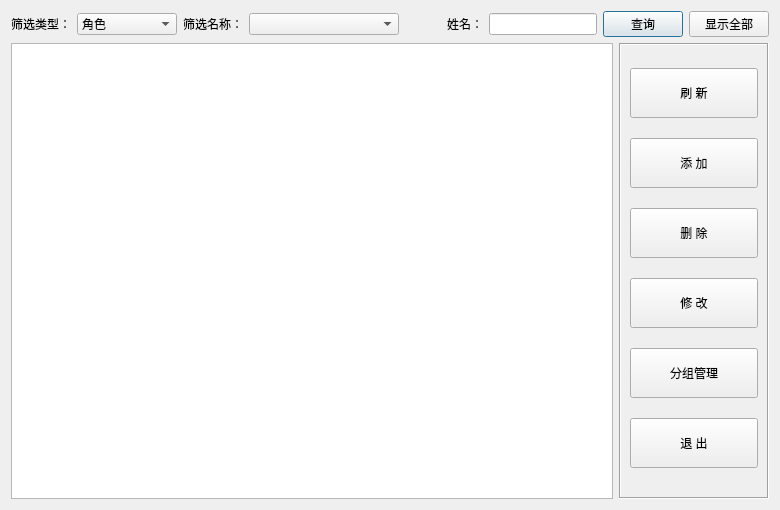
<?xml version="1.0" encoding="UTF-8"?>
<ui version="4.0">
 <class>CStudentInfoTable</class>
 <widget class="QDialog" name="CStudentInfoTable">
  <property name="geometry">
   <rect>
    <x>0</x>
    <y>0</y>
    <width>780</width>
    <height>510</height>
   </rect>
  </property>
  <property name="windowTitle">
   <string>学员用户信息管理</string>
  </property>
  <layout class="QVBoxLayout" name="verticalLayout_2">
   <item>
    <layout class="QHBoxLayout" name="horizontalLayout_2">
     <item>
      <widget class="QLabel" name="label_2">
       <property name="text">
        <string>筛选类型：</string>
       </property>
      </widget>
     </item>
     <item>
      <widget class="QComboBox" name="comboFilterType">
       <property name="minimumSize">
        <size>
         <width>100</width>
         <height>0</height>
        </size>
       </property>
       <item>
        <property name="text">
         <string>角色</string>
        </property>
       </item>
       <item>
        <property name="text">
         <string>性别</string>
        </property>
       </item>
       <item>
        <property name="text">
         <string>组名</string>
        </property>
       </item>
       <item>
        <property name="text">
         <string>工种</string>
        </property>
       </item>
      </widget>
     </item>
     <item>
      <widget class="QLabel" name="label_3">
       <property name="text">
        <string>筛选名称：</string>
       </property>
      </widget>
     </item>
     <item>
      <widget class="QComboBox" name="comboFilter">
       <property name="minimumSize">
        <size>
         <width>150</width>
         <height>0</height>
        </size>
       </property>
      </widget>
     </item>
     <item>
      <layout class="QHBoxLayout" name="horizontalLayout">
       <item>
        <spacer name="horizontalSpacer">
         <property name="orientation">
          <enum>Qt::Horizontal</enum>
         </property>
         <property name="sizeHint" stdset="0">
          <size>
           <width>40</width>
           <height>20</height>
          </size>
         </property>
        </spacer>
       </item>
       <item>
        <widget class="QLabel" name="label">
         <property name="minimumSize">
          <size>
           <width>0</width>
           <height>0</height>
          </size>
         </property>
         <property name="text">
          <string>姓名：</string>
         </property>
        </widget>
       </item>
       <item>
        <widget class="QLineEdit" name="editName">
         <property name="maximumSize">
          <size>
           <width>150</width>
           <height>16777215</height>
          </size>
         </property>
        </widget>
       </item>
      </layout>
     </item>
     <item>
      <widget class="QPushButton" name="buttonSearch">
       <property name="styleSheet">
        <string notr="true">font: 12pt &quot;宋体&quot;;</string>
       </property>
       <property name="text">
        <string>查询</string>
       </property>
      </widget>
     </item>
     <item>
      <widget class="QPushButton" name="buttonShowAll">
       <property name="styleSheet">
        <string notr="true">font: 12pt &quot;宋体&quot;;</string>
       </property>
       <property name="text">
        <string>显示全部</string>
       </property>
      </widget>
     </item>
    </layout>
   </item>
   <item>
    <layout class="QHBoxLayout" name="horizontalLayout_3">
     <item>
      <widget class="QTableView" name="viewUserInfo">
       <property name="styleSheet">
        <string notr="true">font: 14pt &quot;宋体&quot;;</string>
       </property>
      </widget>
     </item>
     <item>
      <widget class="QFrame" name="frame">
       <property name="minimumSize">
        <size>
         <width>150</width>
         <height>0</height>
        </size>
       </property>
       <property name="frameShape">
        <enum>QFrame::Box</enum>
       </property>
       <property name="frameShadow">
        <enum>QFrame::Sunken</enum>
       </property>
       <layout class="QVBoxLayout" name="verticalLayout">
        <item>
         <widget class="QPushButton" name="buttonRefresh">
          <property name="minimumSize">
           <size>
            <width>0</width>
            <height>50</height>
           </size>
          </property>
          <property name="styleSheet">
           <string notr="true">font: 14pt &quot;宋体&quot;;</string>
          </property>
          <property name="text">
           <string>刷 新</string>
          </property>
         </widget>
        </item>
        <item>
         <widget class="QPushButton" name="buttonAdd">
          <property name="minimumSize">
           <size>
            <width>0</width>
            <height>50</height>
           </size>
          </property>
          <property name="styleSheet">
           <string notr="true">font: 14pt &quot;宋体&quot;;</string>
          </property>
          <property name="text">
           <string>添 加</string>
          </property>
         </widget>
        </item>
        <item>
         <widget class="QPushButton" name="buttonDel">
          <property name="minimumSize">
           <size>
            <width>0</width>
            <height>50</height>
           </size>
          </property>
          <property name="styleSheet">
           <string notr="true">font: 14pt &quot;宋体&quot;;</string>
          </property>
          <property name="text">
           <string>删 除</string>
          </property>
         </widget>
        </item>
        <item>
         <widget class="QPushButton" name="buttonModify">
          <property name="minimumSize">
           <size>
            <width>0</width>
            <height>50</height>
           </size>
          </property>
          <property name="styleSheet">
           <string notr="true">font: 14pt &quot;宋体&quot;;</string>
          </property>
          <property name="text">
           <string>修 改</string>
          </property>
         </widget>
        </item>
        <item>
         <widget class="QPushButton" name="buttonGroups">
          <property name="minimumSize">
           <size>
            <width>0</width>
            <height>50</height>
           </size>
          </property>
          <property name="styleSheet">
           <string notr="true">font: 14pt &quot;宋体&quot;;</string>
          </property>
          <property name="text">
           <string>分组管理</string>
          </property>
         </widget>
        </item>
        <item>
         <widget class="QPushButton" name="buttonExit">
          <property name="minimumSize">
           <size>
            <width>0</width>
            <height>50</height>
           </size>
          </property>
          <property name="styleSheet">
           <string notr="true">font: 14pt &quot;宋体&quot;;</string>
          </property>
          <property name="text">
           <string>退 出</string>
          </property>
         </widget>
        </item>
       </layout>
      </widget>
     </item>
    </layout>
   </item>
  </layout>
 </widget>
 <tabstops>
  <tabstop>buttonSearch</tabstop>
  <tabstop>buttonRefresh</tabstop>
  <tabstop>buttonAdd</tabstop>
  <tabstop>buttonDel</tabstop>
  <tabstop>buttonModify</tabstop>
  <tabstop>buttonGroups</tabstop>
 </tabstops>
 <resources>
  <include location="../oappmain.qrc"/>
 </resources>
 <connections/>
</ui>
